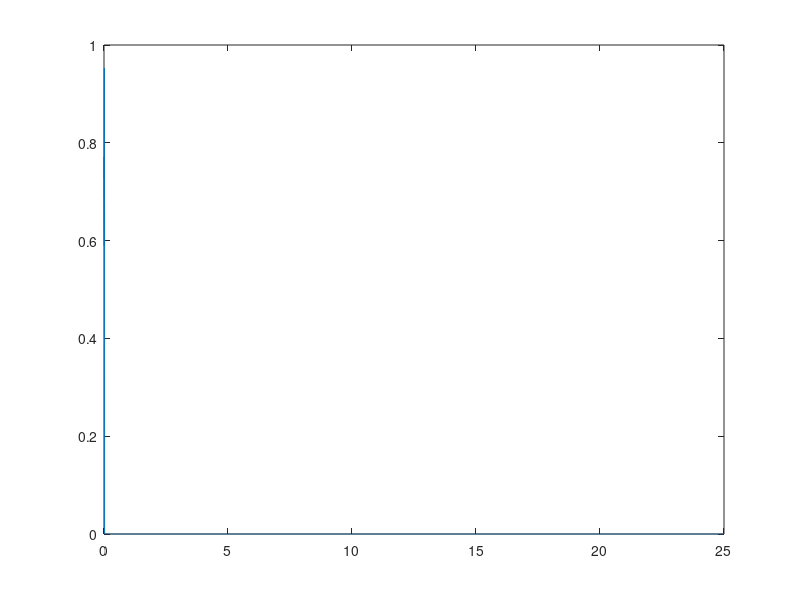
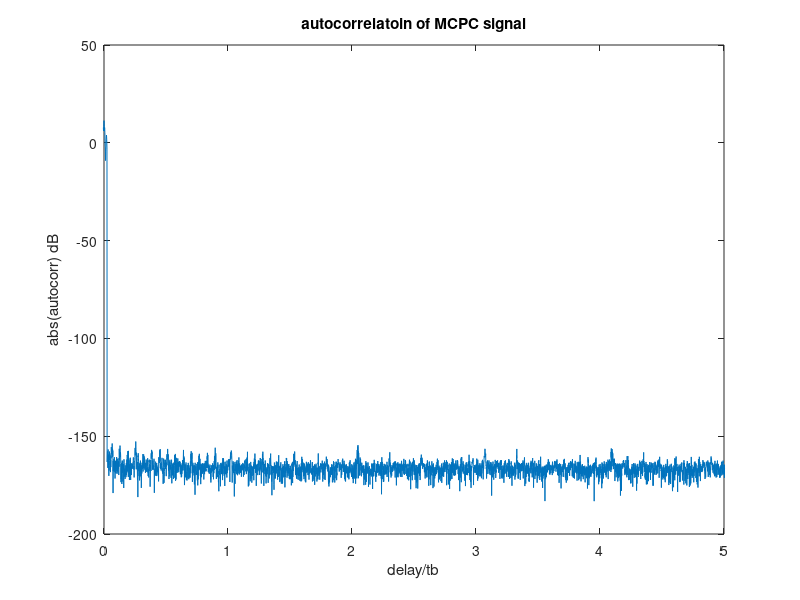

MATLAB code for these plots, in order:
%% Ratna Sai Kiran
%% Radar Projecyt
%% M*M MCPC Signal implementation train of pulses

%%
%% M value 

M=5;

%% P4 SIGNAL PHASSE VALUES
%array consisting of all phasers
P4_phase=zeros(1,25);
%M_phase=mod(M_phase,2*pi)
%
for i =1:25
    P4_phase(i)=((pi/25)*(i-1)*(i-1))-(pi*(i-1));
end

P4_phase=mod(P4_phase,2*pi);


%% bit duration in P4 Signal
tc_sec=0.2;
%% bit duration 
tb_sec=tc_sec*M;

%%speed of light
c_mps=3e8;

%%sequences of phase values in degrees
M_phase=[0,-144,-216,-216,-144;-144,-216,-216,-144,0;-216,-216,-144,0,-144;-216,-144,0,-144,-216;-144,0,-144,-216,-216];

M_phase=M_phase.*(pi/180)
%% taken sequence was 3,5,2,4,1


%%




%% Fs
Fc_Hz=1/tb_sec;

%% PRI 
PRI_sec=5;

PRI_tot=25;

%% Sampling frequency
Fs_Hz=1000;

%% delta secondas
delta_sec=1/Fs_Hz;

%% number of samples in time domain
N_samp_nu=round(PRI_tot/delta_sec);

%% number of samples where bit period
N_samp_bit=round(tb_sec/delta_sec);

%% time axis 
taxis_sec=0:delta_sec:PRI_tot-delta_sec;

%% transmitted signal
Stx_volts=zeros(1,N_samp_nu);

%% phasers order
N_phase=[3,5,2,1,4;5,2,1,4,3;2,1,4,3,5;1,4,3,5,2;4,3,5,2,1];

%% intital phase
S_phi=0;
for mk=1:5
    for n=1:5
        Stx_volts((mk-1)*PRI_sec+1:mk*PRI_sec)=Stx_volts((mk-1)*PRI_sec+1:mk*PRI_sec)+exp(j*2*pi*Fc_Hz*(3-n)*taxis_sec((mk-1)*PRI_sec+1:mk*PRI_sec));
        for m=1:M
            Stx_volts((m-1)*N_samp_bit+1:m*N_samp_bit)=Stx_volts((m-1)*N_samp_bit+1:m*N_samp_bit).*exp(j*M_phase(N_phase(mk,n),m));
        end
    end
end


%% time after performing auto correlation

time_acf_sec=-PRI_tot+delta_sec:delta_sec:PRI_tot-delta_sec;


Sout_volts=xcorr(Stx_volts,Stx_volts);
Sout_volts_db=10*log10(abs(Sout_volts));

Stx_fft=fftshift(fft(Stx_volts));
%% frequency axis
F_axis=(-0.5/delta_sec)+(1/PRI_sec):1/PRI_sec:(0.5/delta_sec);


% %% fft
 figure(1)
 plot(taxis_sec,abs(Stx_volts))

%% considering only positive value
figure(2)
plot(time_acf_sec,Sout_volts_db)
xlim([0,5])
%ylim([-50,0])
xlabel('delay/tb')
ylabel('abs(autocorr) dB')
title('autocorrelatoin of MCPC signal')

%% plotting the doppler ambiguity graph
%[afmg,delay,doppler]=ambg